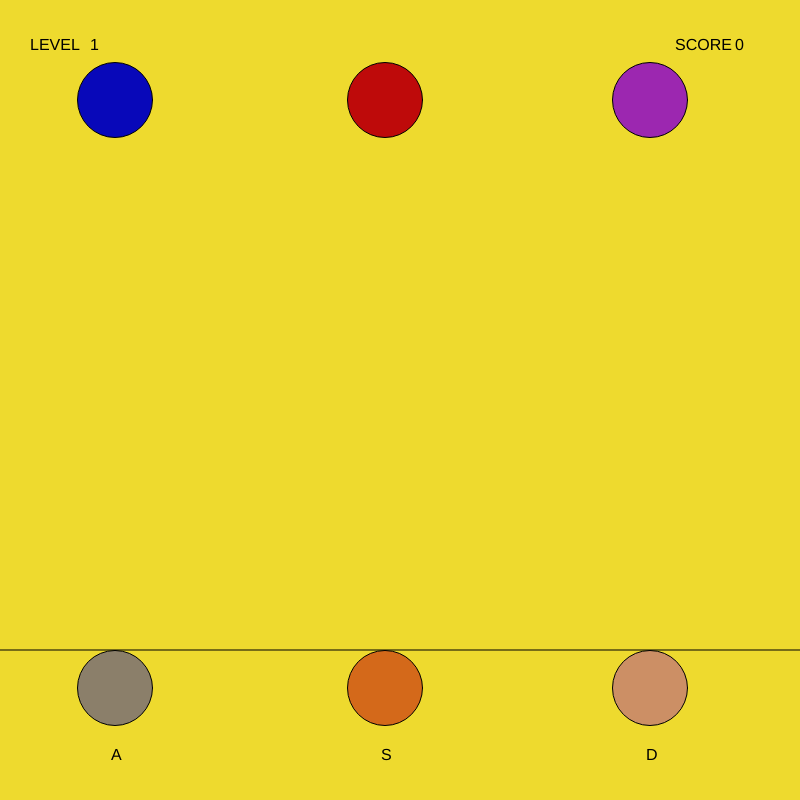
Frame 1 (no input)
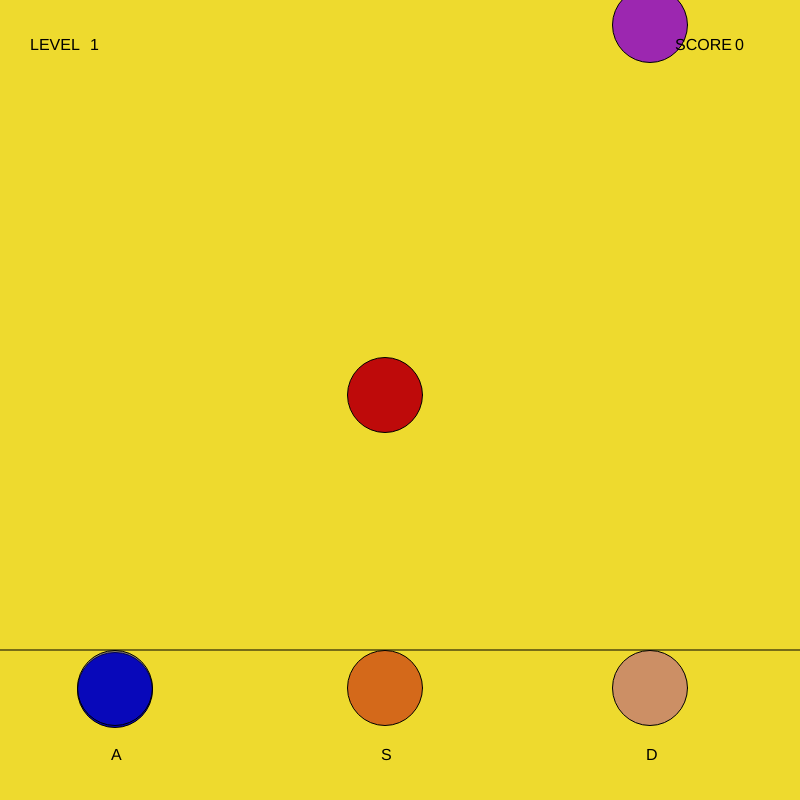
Frame 60 (no input)
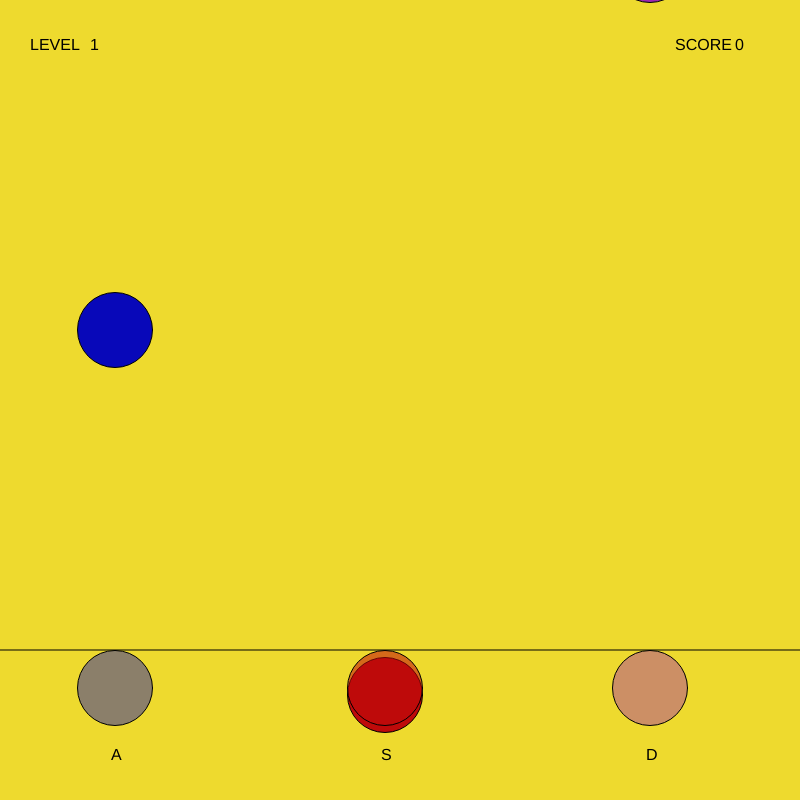
Frame 120 (the mouse pressed at the canvas centre since frame 60)

The p5.js sketch that drew these frames (run headless with seeded random() and noise() and a simulated clock; from frame 60 on, the mouse is pressed at the canvas centre):

// p5.js sketch
// ── sketch.js
var ball1 = 0;
var ball2 = 0;
var ball3 = 0;
var score = 0;
var EarlyR = 0;
var PerfectR = 0;
var LateR = 0;
var MissR = 0;
var EarlyB = 0;
var LateB = 0;
var PerfectB = 0;
var MissB = 0;
var EarlyP = 0;
var LateP = 0;
var PerfectP = 0;
var MissP = 0;
var newlevel = 0;
var level = 1;

function setup() {
  createCanvas(800, 800);
}

function draw() {
  background("#EEDA2E");

  EarlyR -=1;
  PerfectR -=1;
  LateR -=1;
  MissR -=1;
  EarlyB -=1;
  LateB -=1;
  PerfectB -=1;
  MissB -=1;
  EarlyP -=1;
  LateP -=1;
  PerfectP -=1;
  MissP -=1;
  newlevel -=1;

  fill("rgb(190,10,10)");
  ellipse(385, 100 + ball2, 75);
  if (ball2 > 800) {
    ball2 = -150;
  }

  fill("rgb(8,8,185)");
  ellipse(115, 100 + ball1, 75);
  if (ball1 > 800) {
    ball1 = -150;
  }

  fill("#9C27B0");
  ellipse(650, 100 + ball3, 75);
  if (ball3 > 800) {
    ball3 = -150;
  }

  fill("black");
  textSize(16);
  text("SCORE", 675, 50);
  text(score, 735, 50);

  line(800, 650, 0, 650);

  fill("rgba(190,10,10,0.54)");
  ellipse(385, 688, 75);
  fill("rgba(8,8,185,0.43)");
  ellipse(115, 688, 75);
  fill("#9C27B06B");
  ellipse(650, 688, 75);

  fill("black");
  textSize(16);

  text("A", 111, 760);

  text("S", 381, 760);

  text("D", 646, 760);
  
  textSize(16)
  text(level, 90, 50)
  text('LEVEL', 30, 50 )


  if (EarlyR > 0) {
    fill("black");
    text("Early", 364, 635);
  }

  if (LateR > 0) {
    fill("black");
    text("late", 364, 635);
  }
  if (PerfectR > 0) {
    fill("#F5BB0C");
    text("PERFECT", 364, 635);
  }
  if (MissR > 0) {
    fill("rgb(218,10,10)");
    text("MISS", 364, 635);
  }
  if (EarlyB > 0) {
    fill("black");
    text("Early", 94, 635);
  }
  if (LateB > 0) {
    fill("black");
    text("Late", 94, 635);
  }
  if (PerfectB > 0) {
    fill("#F5BB0C");
    text("PERFECT", 94, 635);
  }
  if (MissB > 0) {
    fill("rgb(218,10,10)");
    text("MISS", 94, 635);
  }
  if (EarlyP > 0) {
    fill("black");
    text("Early", 629, 635);
  }
  if (LateP > 0) {
    fill("black");
    text("Late", 629, 635);
  }
  if (PerfectP > 0) {
    fill("#F5BB0C");
    text("PERFECT", 629, 635);
  }
  if (MissP > 0) {
    fill("rgb(218,10,10)");
    text("MISS", 629, 635);
  }
  if (newlevel > 0) {
    textSize(50);
    text("NEW LEVEL", 260, 375);
  }
  if (level == 1) {
    ball2 +=5;
    ball1 +=10;
    ball3 +=15;
  }
  if (score == 5000) {
    level =2;
    newlevel = 100;
  }
  if (level == 2) {
    ball1 +=15;
    ball2 +=10;
    ball3 +=20;
  }
  if (score == 10000) {
    level =3;
    newlevel = 100;
  }
  if (level == 3) {
    ball1 +=20;
    ball2 +=15;
    ball3 +=25;
  }
  if (score == 15000) {
    level =4;
    newlevel = 100;
  }
  if (level == 4) {
    ball1 +=25;
    ball2 +=20;
    ball3 +=30;
  }
  if (score == 20000) {
    level =5;
    newlevel = 100;
  }
  if (level == 5) {
    ball1 +=30;
    ball2 +=25;
    ball3 +=35;
  }
  if (score == 25000) {
    fill('rgb(7,100,7)')
   textSize(100)
   text('VICTORY', 185, 375)
    ball1 = 0
    ball2 = 0
    ball3 = 0
  }
}

function keyPressed() {
  if (key == "s" && ball2 > 532 && ball2 < 622) {
    score = score + 25;
    EarlyR = 100;
  }
  if (key == "s" && ball2 > 622 && ball2 < 640) {
    score = score + 100;
    PerfectR = 100;
  }
  if (key == "s" && ball2 > 640 && ball2 < 740) {
    score = score + 25;
    LateR = 100;
  }
  if (key == "s" && ball2 > 0 && ball2 < 530) {
    score = score - 50;
    MissR = 100;
  }

  if (key == "a" && ball1 > 532 && ball1 < 622) {
    score = score + 50;
    EarlyB = 75;
  }
  if (key == "a" && ball1 > 622 && ball1 < 640) {
    score = score + 200;
    PerfectB = 75;
  }
  if (key == "a" && ball1 > 640 && ball1 < 740) {
    score = score + 50;
    LateB = 75;
  }
  if (key == "a" && ball1 > 0 && ball1 < 530) {
    score = score - 50;
    MissB = 75;
  }

  if (key == "d" && ball3 > 532 && ball3 < 622) {
    score = score + 50;
    EarlyP = 50;
  }
  if (key == "d" && ball3 > 622 && ball3 < 640) {
    score = score + 300;
    PerfectP = 50;
  }
  if (key == "d" && ball3 > 640 && ball3 < 740) {
    score = score + 50;
    LateP = 50;
  }
  if (key == "d" && ball3 > 0 && ball3 < 530) {
    score = score - 50;
    MissP = 100;
  }
}
